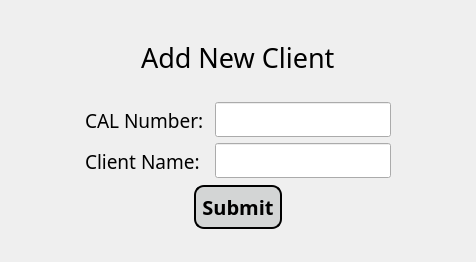
<?xml version="1.0" encoding="UTF-8"?>
<ui version="4.0">
 <class>add_client_page</class>
 <widget class="QMainWindow" name="add_client_page">
  <property name="geometry">
   <rect>
    <x>0</x>
    <y>0</y>
    <width>476</width>
    <height>262</height>
   </rect>
  </property>
  <property name="windowTitle">
   <string>Add new client</string>
  </property>
  <widget class="QWidget" name="centralwidget">
   <layout class="QGridLayout" name="gridLayout">
    <item row="0" column="0">
     <widget class="QWidget" name="widget" native="true">
      <layout class="QGridLayout" name="gridLayout_2">
       <item row="0" column="0">
        <layout class="QVBoxLayout" name="verticalLayout_3">
         <property name="bottomMargin">
          <number>15</number>
         </property>
         <item alignment="Qt::AlignHCenter">
          <widget class="QLabel" name="label_3">
           <property name="sizePolicy">
            <sizepolicy hsizetype="Preferred" vsizetype="Expanding">
             <horstretch>0</horstretch>
             <verstretch>0</verstretch>
            </sizepolicy>
           </property>
           <property name="font">
            <font>
             <family>SimSun-ExtB</family>
             <pointsize>20</pointsize>
            </font>
           </property>
           <property name="text">
            <string>Add New Client</string>
           </property>
          </widget>
         </item>
         <item>
          <layout class="QHBoxLayout" name="horizontalLayout_2">
           <item>
            <spacer name="horizontalSpacer_3">
             <property name="orientation">
              <enum>Qt::Horizontal</enum>
             </property>
             <property name="sizeHint" stdset="0">
              <size>
               <width>40</width>
               <height>20</height>
              </size>
             </property>
            </spacer>
           </item>
           <item>
            <layout class="QHBoxLayout" name="horizontalLayout">
             <item>
              <layout class="QVBoxLayout" name="verticalLayout_2">
               <item>
                <widget class="QLabel" name="label">
                 <property name="sizePolicy">
                  <sizepolicy hsizetype="Expanding" vsizetype="Expanding">
                   <horstretch>0</horstretch>
                   <verstretch>0</verstretch>
                  </sizepolicy>
                 </property>
                 <property name="font">
                  <font>
                   <family>SimSun-ExtB</family>
                   <pointsize>14</pointsize>
                  </font>
                 </property>
                 <property name="text">
                  <string>CAL Number: </string>
                 </property>
                </widget>
               </item>
               <item>
                <widget class="QLabel" name="label_2">
                 <property name="sizePolicy">
                  <sizepolicy hsizetype="Expanding" vsizetype="Expanding">
                   <horstretch>0</horstretch>
                   <verstretch>0</verstretch>
                  </sizepolicy>
                 </property>
                 <property name="font">
                  <font>
                   <family>SimSun-ExtB</family>
                   <pointsize>14</pointsize>
                  </font>
                 </property>
                 <property name="text">
                  <string>Client Name: </string>
                 </property>
                </widget>
               </item>
              </layout>
             </item>
             <item>
              <layout class="QVBoxLayout" name="verticalLayout">
               <item>
                <widget class="QLineEdit" name="id_line">
                 <property name="sizePolicy">
                  <sizepolicy hsizetype="Fixed" vsizetype="Fixed">
                   <horstretch>0</horstretch>
                   <verstretch>0</verstretch>
                  </sizepolicy>
                 </property>
                 <property name="font">
                  <font>
                   <family>SimSun-ExtB</family>
                   <pointsize>14</pointsize>
                  </font>
                 </property>
                </widget>
               </item>
               <item>
                <widget class="QLineEdit" name="add_client_name_line">
                 <property name="sizePolicy">
                  <sizepolicy hsizetype="Fixed" vsizetype="Fixed">
                   <horstretch>0</horstretch>
                   <verstretch>0</verstretch>
                  </sizepolicy>
                 </property>
                 <property name="font">
                  <font>
                   <family>SimSun-ExtB</family>
                   <pointsize>14</pointsize>
                  </font>
                 </property>
                </widget>
               </item>
              </layout>
             </item>
            </layout>
           </item>
           <item>
            <spacer name="horizontalSpacer_4">
             <property name="orientation">
              <enum>Qt::Horizontal</enum>
             </property>
             <property name="sizeHint" stdset="0">
              <size>
               <width>40</width>
               <height>20</height>
              </size>
             </property>
            </spacer>
           </item>
          </layout>
         </item>
         <item alignment="Qt::AlignHCenter">
          <widget class="QPushButton" name="add_client_submit_button">
           <property name="sizePolicy">
            <sizepolicy hsizetype="Fixed" vsizetype="Fixed">
             <horstretch>0</horstretch>
             <verstretch>0</verstretch>
            </sizepolicy>
           </property>
           <property name="font">
            <font>
             <family>SimSun-ExtB</family>
             <pointsize>-1</pointsize>
             <weight>75</weight>
             <italic>false</italic>
             <bold>true</bold>
            </font>
           </property>
           <property name="styleSheet">
            <string notr="true">QPushButton{
background-color: rgb(211, 213, 213);
color:black;
border-style:outset;
border-width:2px;
border-radius:10px;
border-color: black;
font:bold 20px;
padding: 6;
}

QPushButton:hover{
background-color: rgb(83, 82, 82);
color: white;
}

QPushButton:pressed{
background-color: white;
}
</string>
           </property>
           <property name="text">
            <string>Submit</string>
           </property>
          </widget>
         </item>
        </layout>
       </item>
      </layout>
     </widget>
    </item>
   </layout>
  </widget>
 </widget>
 <resources/>
 <connections/>
</ui>
